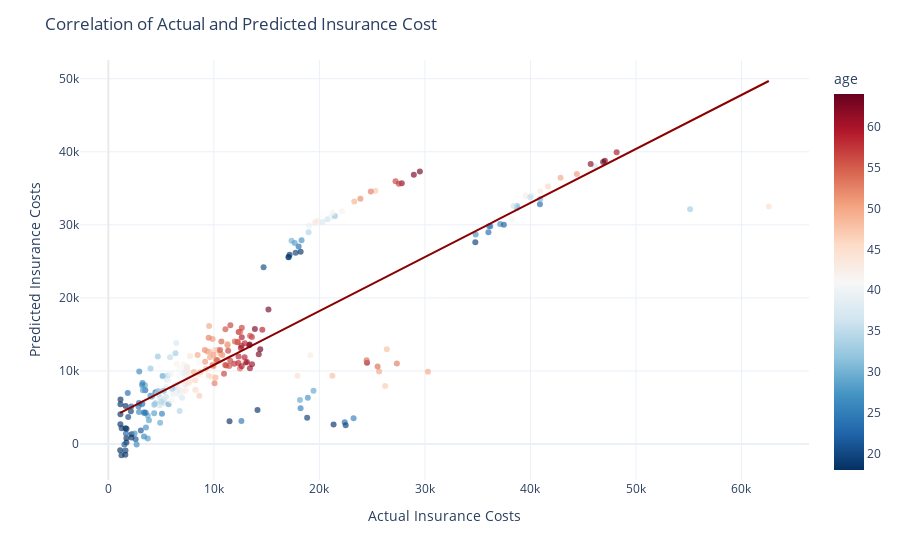

The notebook cell saved with this chart:
### Code cell
model_scatterplot = px.scatter(
    plot_df, x=plot_df["test_y_data"], y=plot_df["precit_y_data"], color="age", opacity=0.65, color_continuous_scale='RdBu_r',
    trendline='ols', trendline_color_override='darkred')

model_scatterplot.update_layout(title='Correlation of Actual and Predicted Insurance Cost', xaxis_title='Actual Insurance Costs', yaxis_title='Predicted Insurance Costs')
model_scatterplot.update_xaxes(showgrid=True, zerolinecolor='#EAEAEA')
model_scatterplot.show()

### Figure 1 — Plotly figure (JSON) as saved in the notebook; plotly's stock layout.template omitted (floating-point values rounded to 4 significant figures; data arrays with more than 128 entries replaced by an {"elided": "..."} marker saying what was removed)
{"data": [{"hovertemplate": "test_y_data=%{x}<br>precit_y_data=%{y}<br>age=%{marker.color}<extra></extra>", "legendgroup": "", "marker": {"color": {"elided": "268 int values"}, "coloraxis": "coloraxis", "opacity": 0.65, "symbol": "circle"}, "mode": "markers", "name": "", "orientation": "v", "showlegend": false, "type": "scatter", "x": {"elided": "268 float values"}, "xaxis": "x", "y": {"elided": "268 float values"}, "yaxis": "y"}, {"hovertemplate": "<b>OLS trendline</b><br>precit_y_data = 0.738888 * test_y_data + 3433.54<br>R<sup>2</sup>=0.698619<br><br>test_y_data=%{x}<br>precit_y_data=%{y} <b>(trend)</b><extra></extra>", "legendgroup": "", "line": {"color": "darkred"}, "marker": {"symbol": "circle"}, "mode": "lines", "name": "", "showlegend": false, "type": "scatter", "x": {"elided": "268 float values"}, "xaxis": "x", "y": {"elided": "268 float values"}, "yaxis": "y"}], "layout": {"autosize": true, "coloraxis": {"colorbar": {"title": {"text": "age"}}, "colorscale": [[0, "rgb(5,48,97)"], [0.1, "rgb(33,102,172)"], [0.2, "rgb(67,147,195)"], [0.3, "rgb(146,197,222)"], [0.4, "rgb(209,229,240)"], [0.5, "rgb(247,247,247)"], [0.6, "rgb(253,219,199)"], [0.7, "rgb(244,165,130)"], [0.8, "rgb(214,96,77)"], [0.9, "rgb(178,24,43)"], [1, "rgb(103,0,31)"]]}, "legend": {"tracegroupgap": 0}, "margin": {"t": 60}, "title": {"text": "Correlation of Actual and Predicted Insurance Cost"}, "xaxis": {"anchor": "y", "autorange": true, "domain": [0, 1], "range": [-2627.0, 66340.0], "showgrid": true, "title": {"text": "Actual Insurance Costs"}, "type": "linear", "zerolinecolor": "#EAEAEA"}, "yaxis": {"anchor": "x", "autorange": true, "domain": [0, 1], "range": [-5425.0, 52580.0], "title": {"text": "Predicted Insurance Costs"}, "type": "linear"}}}
